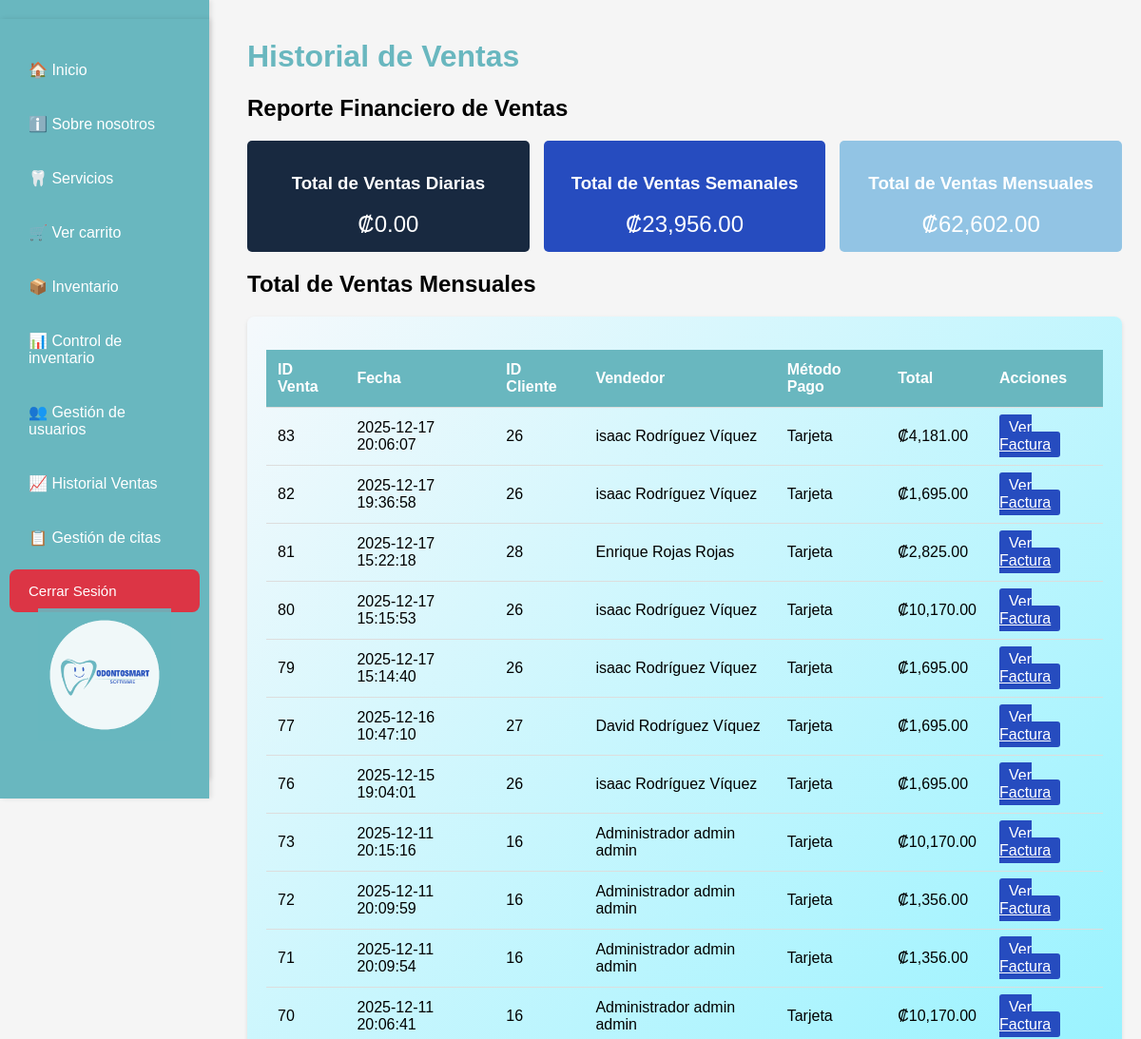
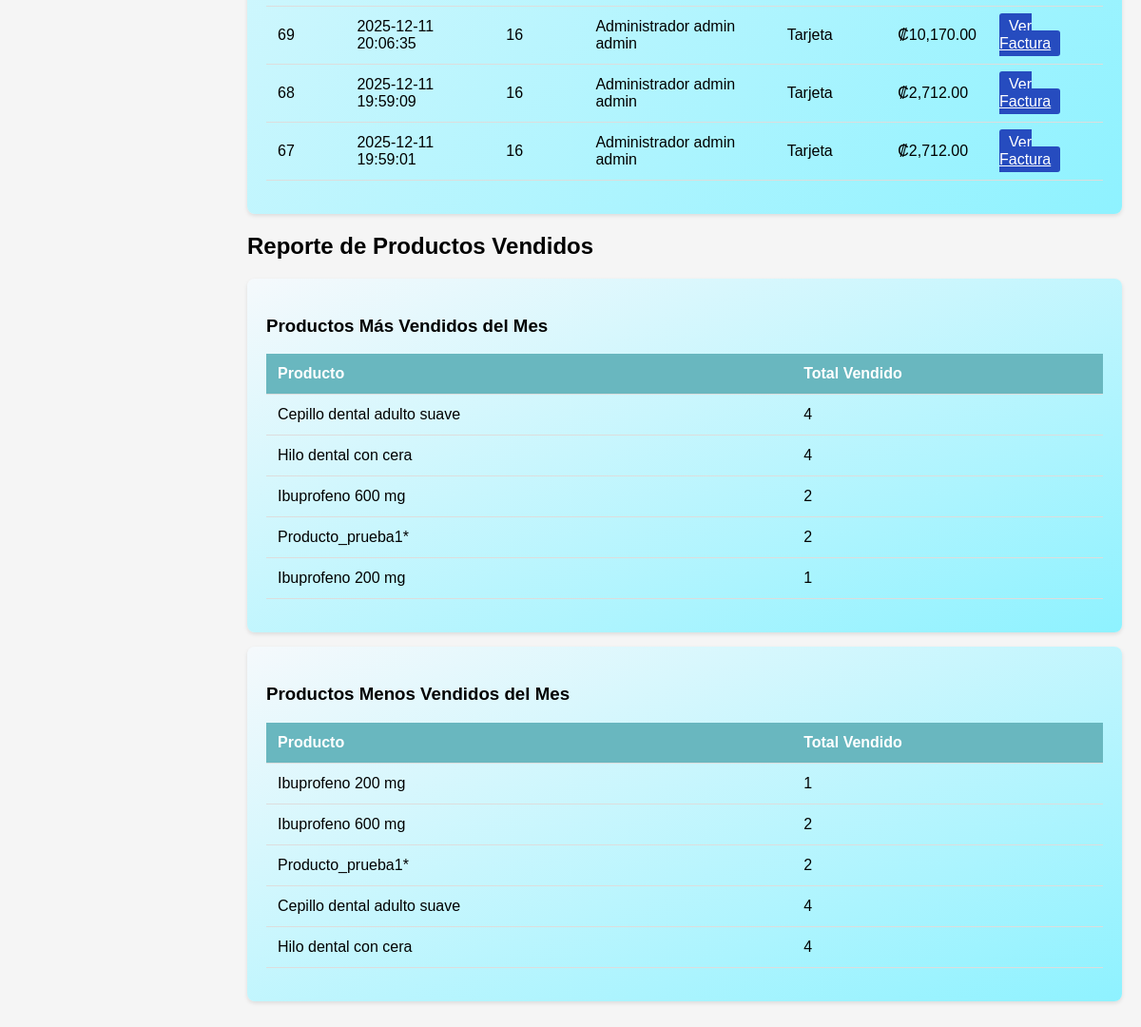
The page /modulos/ventas/historial_ventas.php (signed in) on the database its author committed (2 pictures, top to bottom).
### tables this page shows
CREATE TABLE `ventas` (
  `id_venta` int NOT NULL,
  `id_usuario` int NOT NULL,
  `id_cliente` int NOT NULL,
  `fecha_venta` datetime DEFAULT CURRENT_TIMESTAMP,
  `subtotal` decimal(10,2) DEFAULT NULL,
  `impuestos` decimal(10,2) DEFAULT NULL,
  `total` decimal(10,2) DEFAULT NULL,
  `metodo_pago` varchar(50) DEFAULT NULL,
  `estado` tinyint(1) DEFAULT '1'
);

### modulos/ventas/historial_ventas.php (the view, shortened to what this page needs)
<?php
include('../../config/conexion.php');
try {
    $sql_ventas = "SELECT
                    v.id_venta,
                    v.fecha_venta,
                    v.id_cliente,
                    v.metodo_pago,
                    v.total,
                    CONCAT(u.nombre, ' ', COALESCE(u.apellido1, ''), ' ', COALESCE(u.apellido2, '')) AS vendedor_nombre
               FROM ventas v
               LEFT JOIN usuarios u ON v.id_usuario = u.id_usuario
               ORDER BY v.fecha_venta DESC
               LIMIT 50";
$ventas = $conn->query($sql_ventas);
$sql_top = "
    SELECT p.nombre AS producto, SUM(dv.cantidad) AS total_vendido
    FROM detalle_venta dv
    INNER JOIN productos p ON dv.id_producto = p.id_producto
    INNER JOIN ventas v ON dv.id_venta = v.id_venta
    WHERE MONTH(v.fecha_venta) = MONTH(CURDATE())
      AND YEAR(v.fecha_venta) = YEAR(CURDATE())
    GROUP BY p.id_producto
    ORDER BY total_vendido DESC
    LIMIT 5
";
$top_vendidos = $conn->query($sql_top);
$sql_bottom = "
    SELECT p.nombre AS producto, SUM(dv.cantidad) AS total_vendido
    FROM detalle_venta dv
    INNER JOIN productos p ON dv.id_producto = p.id_producto
    INNER JOIN ventas v ON dv.id_venta = v.id_venta
    WHERE MONTH(v.fecha_venta) = MONTH(CURDATE())
      AND YEAR(v.fecha_venta) = YEAR(CURDATE())
    GROUP BY p.id_producto
    ORDER BY total_vendido ASC
    LIMIT 5
";
$menos_vendidos = $conn->query($sql_bottom);
} catch (Throwable $e) {
    try {
        if (isset($conn) && $conn instanceof mysqli) {
            if (isset($conn) && $conn instanceof mysqli && method_exists($conn, 'in_transaction') && $conn->in_transaction()) {
                try { $conn->rollback(); } catch (Throwable $__ignore) {}
            }
        }
    } catch (Throwable $__ignored) {}
    try {
        if (isset($conn)) { @$conn->close(); }
        include_once ('../../config/conexion.php');
        $id_usuario_log = $_SESSION['user']['id_usuario'] ?? null;
        $accion = 'SALES_HISTORY_ERROR';
        $modulo = 'modulos/ventas/historial_ventas';
        $ip = $_SERVER['REMOTE_ADDR'] ?? 'UNKNOWN';
        $user_agent = $_SERVER['HTTP_USER_AGENT'] ?? 'UNKNOWN';
        $detalles = 'Error técnico: ' . $e->getMessage();
        $stmtLog = $conn->prepare("CALL SP_USUARIO_BITACORA(?, ?, ?, ?, ?, ?)");
        if ($stmtLog) {
            $stmtLog->bind_param("isssss", $id_usuario_log, $accion, $modulo, $ip, $user_agent, $detalles);
            $stmtLog->execute();
            $stmtLog->close();
        }
        if (isset($conn)) { @$conn->close(); }
    } catch (Throwable $logError) {
        error_log("Fallo al escribir en bitácora (historial_ventas.php): " . $logError->getMessage());
    }
    $historial_error = true;
}
?>
<!DOCTYPE html>
<html lang="es">
<head>
</head>
<body>
    <div class="navbar">
    <?php include('../../views/navbar.php'); ?>
    <img src="../../assets/img/odonto1.png" class="logo-navbar" alt="Logo OdontoSmart">
</div>
    <div class="content">
        <h1 style="color: #69B7BF;">Historial de Ventas</h1>
        <h2>Reporte Financiero de Ventas</h2>
          <div class="estadisticas">
          <div class="estadistica-card">
                <h3>Total de Ventas Diarias</h3>
                <p style="font-size: 24px; margin: 0;">
                    ₡<?php
                    $sql_hoy = "SELECT COALESCE(SUM(total), 0) AS total_hoy
                                FROM ventas
                                WHERE DATE(fecha_venta) = CURDATE()";
                    $result_hoy = $conn->query($sql_hoy);
                    echo number_format($result_hoy->fetch_assoc()['total_hoy'], 2);
                    ?>
                </p>
            </div>
            <div class="estadistica-card" style="background: #264CBF;">
            <h3>Total de Ventas Semanales</h3>
            <p style="font-size: 24px; margin: 0;">
                ₡<?php
            $sql_semana = "SELECT COALESCE(SUM(total), 0) AS total_semana
                       FROM ventas
                       WHERE YEARWEEK(fecha_venta, 1) = YEARWEEK(CURDATE(), 1)";
            $result_semana = $conn->query($sql_semana);
            echo number_format($result_semana->fetch_assoc()['total_semana'], 2);
            ?>
    </p>
</div>
            <div class="estadistica-card" style="background: #92c4e4ff;">
                <h3>Total de Ventas Mensuales</h3>
                <p style="font-size: 24px; margin: 0;">
                    ₡<?php
                    $sql_mes = "SELECT COALESCE(SUM(total), 0) AS total_mes
                               FROM ventas
                               WHERE MONTH(fecha_venta) = MONTH(CURDATE())
                               AND YEAR(fecha_venta) = YEAR(CURDATE())";
                    $result_mes = $conn->query($sql_mes);
                    echo number_format($result_mes->fetch_assoc()['total_mes'], 2);
                    ?>
                </p>
            </div>
        </div>
        <h2>Total de Ventas Mensuales</h2>
        <div class="seccion">
            <table>
                <thead>
                    <tr>
                        <th>ID Venta</th>
                        <th>Fecha</th>
                        <th>ID Cliente</th>
                        <th>Vendedor</th>
                        <th>Método Pago</th>
                        <th>Total</th>
                        <th>Acciones</th>
                    </tr>
                </thead>
                <tbody>
                    <?php while($venta = $ventas->fetch_assoc()): ?>
                    <tr>
                        <td><?php echo $venta['id_venta']; ?></td>
                        <td><?php echo $venta['fecha_venta']; ?></td>
                        <td><?php echo $venta['id_cliente']; ?></td>
                        <td><?php echo $venta['vendedor_nombre'] ?? 'Sistema'; ?></td>
                        <td><?php echo ucfirst($venta['metodo_pago']); ?></td>
                        <td>₡<?php echo number_format($venta['total'], 2); ?></td>
                        <td>
                           <a class="btn-ver" href="admin_factura.php?id_venta=<?php echo $venta['id_venta']; ?>" target="_blank">
                            Ver Factura
                          </a>
                        </td>
                    </tr>
                    <?php endwhile; ?>
                </tbody>
            </table>
        </div>
        <h2> Reporte de Productos Vendidos</h2>
        <div class="seccion">
        <h3>Productos Más Vendidos del Mes</h3>
        <table>
            <thead>
                <tr>
                    <th>Producto</th>
                    <th>Total Vendido</th>
                </tr>
            </thead>
            <tbody>
                <?php while ($row = $top_vendidos->fetch_assoc()): ?>
                <tr>
                    <td><?php echo $row['producto']; ?></td>
                    <td><?php echo $row['total_vendido']; ?></td>
                </tr>
                <?php endwhile; ?>
            </tbody>
        </table>
    </div>
    <div class="seccion">
        <h3>Productos Menos Vendidos del Mes</h3>
        <table>
            <thead>
                <tr>
                    <th>Producto</th>
                    <th>Total Vendido</th>
                </tr>
            </thead>
            <tbody>
                <?php while ($row = $menos_vendidos->fetch_assoc()): ?>
                <tr>
                    <td><?php echo $row['producto']; ?></td>
                    <td><?php echo $row['total_vendido']; ?></td>
                </tr>
                <?php endwhile; ?>
            </tbody>
        </table>
    </div>
    </div>
</body>
</html>

### modulos/ventas/historial_ventas.php (style rules this page uses)
body { font-family: Arial, sans-serif; margin: 0; padding: 0; background: #f5f5f5; }
.navbar { width: 220px; background-color: #69B7BF; height: 100vh; padding-top: 20px; position: fixed; box-shadow: 2px 0 5px rgba(0,0,0,0.1); transition: width 0.3s ease; }
.content { margin-left: 240px; padding: 20px; }
.seccion { background: linear-gradient(to bottom right, #f5f9fc, #8ef2ffff); padding: 20px; margin: 15px 0; border-radius: 8px; box-shadow: 0 2px 4px rgba(0,0,0,0.1); }
table { width: 100%; border-collapse: collapse; margin: 15px 0; }
th, td { padding: 12px; text-align: left; border-bottom: 1px solid #ddd; }
th { background: #69B7BF; color: white; }
.btn-ver { padding: 5px 10px; background: #264CBF; color: white; border: none; border-radius: 3px; cursor: pointer; }
.estadisticas { display: flex; gap: 15px; margin-bottom: 20px; }
.estadistica-card { flex: 1; background: #182940; color: white; padding: 15px; border-radius: 5px; text-align: center; }
.logo-navbar { position: absolute; bottom: 40px; left: 50%; transform: translateX(-50%); width: 140px; opacity: 0.9; }

### rows shown on the page
ventas: id_venta "83", fecha_venta "2025-12-17 20:06:07", id_cliente "26", vendedor_nombre "isaac Rodríguez Víquez", metodo_pago "Tarjeta", total "4,181.00"
ventas: id_venta "82", fecha_venta "2025-12-17 19:36:58", id_cliente "26", vendedor_nombre "isaac Rodríguez Víquez", metodo_pago "Tarjeta", total "1,695.00"
ventas: id_venta "81", fecha_venta "2025-12-17 15:22:18", id_cliente "28", vendedor_nombre "Enrique Rojas Rojas", metodo_pago "Tarjeta", total "2,825.00"
ventas: id_venta "80", fecha_venta "2025-12-17 15:15:53", id_cliente "26", vendedor_nombre "isaac Rodríguez Víquez", metodo_pago "Tarjeta", total "10,170.00"
ventas: id_venta "79", fecha_venta "2025-12-17 15:14:40", id_cliente "26", vendedor_nombre "isaac Rodríguez Víquez", metodo_pago "Tarjeta", total "1,695.00"
ventas: id_venta "77", fecha_venta "2025-12-16 10:47:10", id_cliente "27", vendedor_nombre "David Rodríguez Víquez", metodo_pago "Tarjeta", total "1,695.00"
ventas: id_venta "76", fecha_venta "2025-12-15 19:04:01", id_cliente "26", vendedor_nombre "isaac Rodríguez Víquez", metodo_pago "Tarjeta", total "1,695.00"
ventas: id_venta "73", fecha_venta "2025-12-11 20:15:16", id_cliente "16", vendedor_nombre "Administrador admin admin", metodo_pago "Tarjeta", total "10,170.00"
ventas: id_venta "72", fecha_venta "2025-12-11 20:09:59", id_cliente "16", vendedor_nombre "Administrador admin admin", metodo_pago "Tarjeta", total "1,356.00"
ventas: id_venta "71", fecha_venta "2025-12-11 20:09:54", id_cliente "16", vendedor_nombre "Administrador admin admin", metodo_pago "Tarjeta", total "1,356.00"
ventas: id_venta "70", fecha_venta "2025-12-11 20:06:41", id_cliente "16", vendedor_nombre "Administrador admin admin", metodo_pago "Tarjeta", total "10,170.00"
ventas: id_venta "69", fecha_venta "2025-12-11 20:06:35", id_cliente "16", vendedor_nombre "Administrador admin admin", metodo_pago "Tarjeta", total "10,170.00"
ventas: id_venta "68", fecha_venta "2025-12-11 19:59:09", id_cliente "16", vendedor_nombre "Administrador admin admin", metodo_pago "Tarjeta", total "2,712.00"
ventas: id_venta "67", fecha_venta "2025-12-11 19:59:01", id_cliente "16", vendedor_nombre "Administrador admin admin", metodo_pago "Tarjeta", total "2,712.00"

### other values the page prints
$result_hoy->fetch_assoc()['total_hoy'] "0.00"
$result_semana->fetch_assoc()['total_semana'] "23,956.00"
$result_mes->fetch_assoc()['total_mes'] "62,602.00"
$row['producto'] "Cepillo dental adulto suave"
$row['total_vendido'] "4"
$row['producto'] "Hilo dental con cera"
$row['producto'] "Ibuprofeno 600 mg"
$row['total_vendido'] "2"
$row['producto'] "Producto_prueba1*"
$row['producto'] "Ibuprofeno 200 mg"
$row['total_vendido'] "1"
